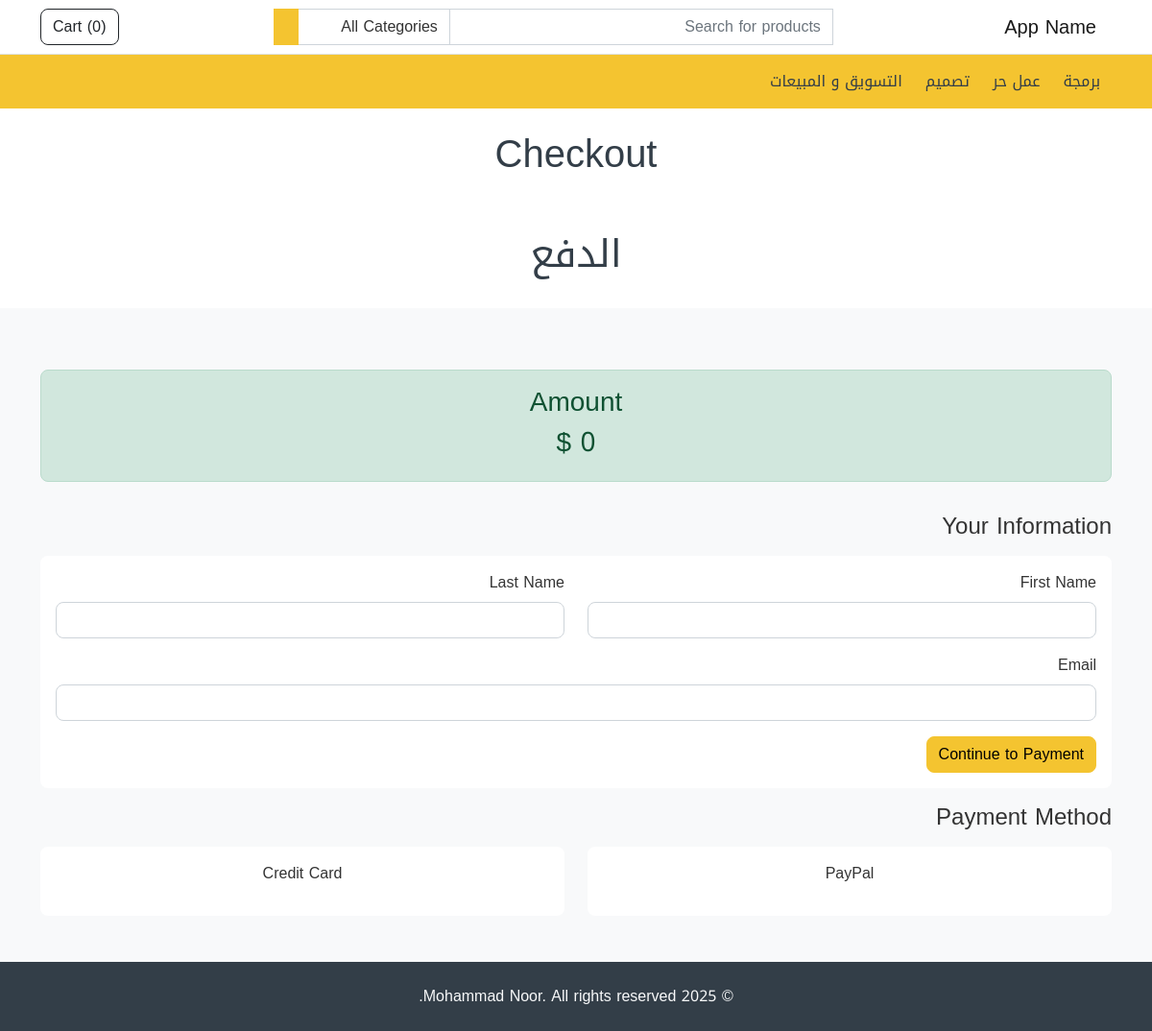
The app's page /checkout/ with its own data.
### store/models.py (models this page shows, shortened)
class Category(models.Model):
    name = models.CharField(max_length=255)
    featured = models.BooleanField(default=False)
    order = models.IntegerField(default=0)
    created_at = models.DateTimeField(auto_now_add=True)
    updated_at = models.DateTimeField(auto_now=True)

### store/views.py (the view)
# urls.py: path('checkout/', include('checkout.urls')),
def checkout(request):
    return render(request, 'checkout.html')

### store/customContextProcessor.py (called while the page is built)
def store_website(request):
    cart = Cart.objects.filter(session=request.session.session_key).last()
    cart_total = 0
    cart_items = []
    if cart:
        cart_items = Product.objects.filter(pk__in=cart.items)
        for item in cart_items:
            cart_total += item.price
    categories = Category.objects.order_by('order')
    return {'categories': categories, 'cart_items': cart_items, 'cart_total': cart_total}

### store/templatetags/my_filters.py (called while the page is built)
def currency(value):
    return f"{value} $"

### store/templates/checkout.html (shortened to what this page needs)
{% extends 'base.html' %}
{% load i18n my_filters %}
{% block content %}
{% include "common/page_title.html" with  title='Checkout' %}
<div class="bg-white py-4">
  <h1 class="text-center text-secondary">الدفع</h1>
</div>
<div class="container my-5">
  <div class="row bd-highlight">
    <div class="col-md-12">
      <h4 class="my-3 text-center">
        <div class="alert alert-success py-3">
          <h3 class="text-center">{% trans "Amount" %}</h3>
          <h3 class="text-center">{{ cart_total|currency }}</h3>
        </div>
      </h4>
    </div>
    <div class="col-12">
      <h4 class="my-3">{% trans "Your Information" %}</h4>
      <div class="card">
        <div class="card-body">
          <form id="form-user-info" action="{% url 'checkout.order' %}" method="POST">
            <div class="row">
              <div class="col-md-6">
                <div class="mb-3">
                  <label for="firstNameInput" class="form-label">{% trans "First Name" %}</label>
                  <input
                    type="text"
                    class="form-control"
                    id="firstNameInput"
                    name="first_name"
                    required
                  />
                </div>
              </div>
              <div class="col-md-6">
                <div class="mb-3">
                  <label for="lastNameInput" class="form-label">{% trans "Last Name" %}</label>
                  <input
                    type="text"
                    class="form-control"
                    id="lastNameInput"
                    name="last_name"
                    required
                  />
                </div>
              </div>
            </div>
            <div class="mb-3">
              <label for="emailInput" class="form-label">{% trans "Email" %}</label>
              <input
                type="email"
                class="form-control"
                id="emailInput"
                name="email"
                required
              />
            </div>
            <button class="btn btn-primary">{% trans "Continue to Payment" %}</button>
          </form>
        </div>
      </div>
      <h4 class="my-3">{% trans "Payment Method" %}</h4>
      <div class="row">
        <div class="col-md-6">
          <div id="pm-paypal" class="card" role="button">
            <div class="card-body text-center">
              <p>{% trans "PayPal" %}</p>
            </div>
          </div>
        </div>
        <div id="pm-stripe" class="col-md-6">
          <div class="card" role="button">
            <div class="card-body text-center">
              <p>{% trans "Credit Card" %}</p>
            </div>
          </div>
        </div>
      </div>
    </div>
  </div>
</div>
{% endblock %}

### store/templates/partials/header.html (shortened to what this page needs)
{% load i18n %}
<nav class="navbar navbar-expand-lg navbar-light bg-white border-bottom">
  <div class="container">
    <a class="navbar-brand" href="/"> {% trans "App Name" %} </a>
    <div
      class="collapse navbar-collapse mt-2 mt-lg-0"
      id="navbarSupportedContent"
    >
      {% include "partials/header_search.html" %}
      <ul class="navbar-nav my-2 my-lg-0">
        <li class="nav-item">
          <a href="{% url 'store.cart' %}" class="btn btn-outline-dark" type="button">
            {% trans "Cart" %} (<span id="cart-items-count">{{ cart_items|length }}</span>)
          </a>
        </li>
      </ul>
    </div>
  </div>
</nav>
<nav class="navbar navbar-expand-lg navbar-light bg-primary">
  <div class="container">
    <div
      class="collapse navbar-collapse mt-2 mt-lg-0"
      id="navbarSupportedContent"
    >
      <ul class="navbar-nav my-2 my-lg-0">
        {% for category in categories %}
        <li class="nav-item">
          <a class="nav-link mx-1" href="{% url 'store.category' category.id %}" role="button">
            {{ category.name }}
          </a>
        </li>
        {% endfor %}
      </ul>
    </div>
  </div>
</nav>

### records on screen
Category: name "برمجة"
Category: name "عمل حر"
Category: name "تصميم"
Category: name "التسويق و المبيعات"

### other values on screen
{{ cart_items|length }} "0"
{{ cart_total|currency }} "0 $"
